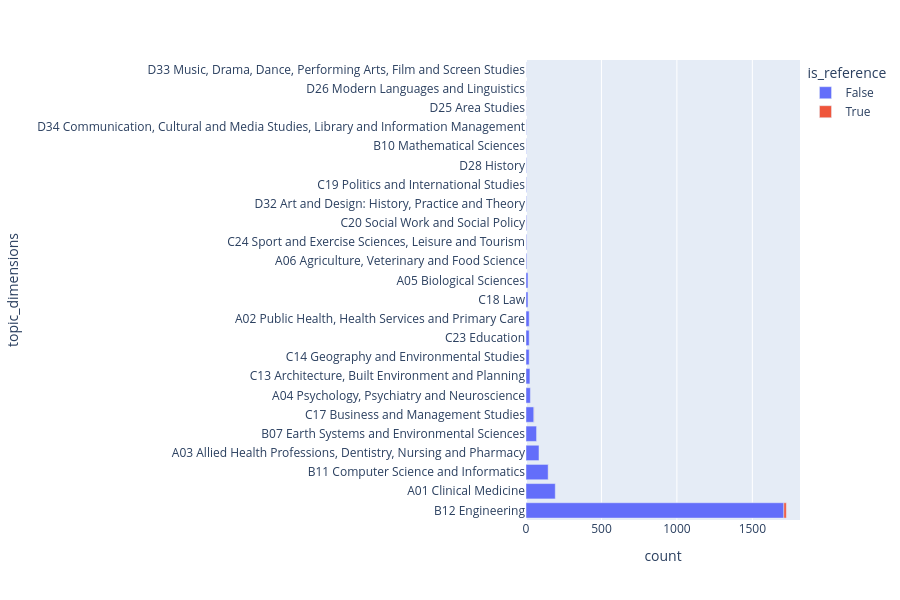

Notebook cell for this chart:
### Code cell
plot_histogram(df_recent,col_name="topic_dimensions",seperator=";",height=600)

### Figure 1 — Plotly figure (JSON) as saved in the notebook; plotly's stock layout.template omitted (floating-point values rounded to 4 significant figures)
{"data": [{"hovertemplate": "is_reference=False<br>count=%{x}<br>topic_dimensions=%{y}<extra></extra>", "legendgroup": "False", "marker": {"color": "#636efa", "pattern": {"shape": ""}}, "name": "False", "orientation": "h", "showlegend": true, "textposition": "auto", "type": "bar", "x": [1709, 194, 148, 86, 70, 53, 29, 26, 21, 21, 21, 13, 13, 5, 4, 4, 3, 3, 3, 2, 2, 1, 1, 1], "xaxis": "x", "y": ["B12 Engineering", "A01 Clinical Medicine", "B11 Computer Science and Informatics", "A03 Allied Health Professions, Dentistry, Nursing and Pharmacy", "B07 Earth Systems and Environmental Sciences", "C17 Business and Management Studies", "A04 Psychology, Psychiatry and Neuroscience", "C13 Architecture, Built Environment and Planning", "C14 Geography and Environmental Studies", "C23 Education", "A02 Public Health, Health Services and Primary Care", "C18 Law", "A05 Biological Sciences", "A06 Agriculture, Veterinary and Food Science", "C24 Sport and Exercise Sciences, Leisure and Tourism", "C20 Social Work and Social Policy", "D32 Art and Design: History, Practice and Theory", "C19 Politics and International Studies", "D28 History", "B10 Mathematical Sciences", "D34 Communication, Cultural and Media Studies, Library and Information Management", "D25 Area Studies", "D26 Modern Languages and Linguistics", "D33 Music, Drama, Dance, Performing Arts, Film and Screen Studies"], "yaxis": "y"}, {"hovertemplate": "is_reference=True<br>count=%{x}<br>topic_dimensions=%{y}<extra></extra>", "legendgroup": "True", "marker": {"color": "#EF553B", "pattern": {"shape": ""}}, "name": "True", "orientation": "h", "showlegend": true, "textposition": "auto", "type": "bar", "x": [16, 1, 1], "xaxis": "x", "y": ["B12 Engineering", "B11 Computer Science and Informatics", "C17 Business and Management Studies"], "yaxis": "y"}], "layout": {"barmode": "relative", "height": 600, "legend": {"title": {"text": "is_reference"}, "tracegroupgap": 0}, "margin": {"t": 60}, "xaxis": {"anchor": "y", "domain": [0, 1], "title": {"text": "count"}}, "yaxis": {"anchor": "x", "domain": [0, 1], "title": {"text": "topic_dimensions"}}}}
